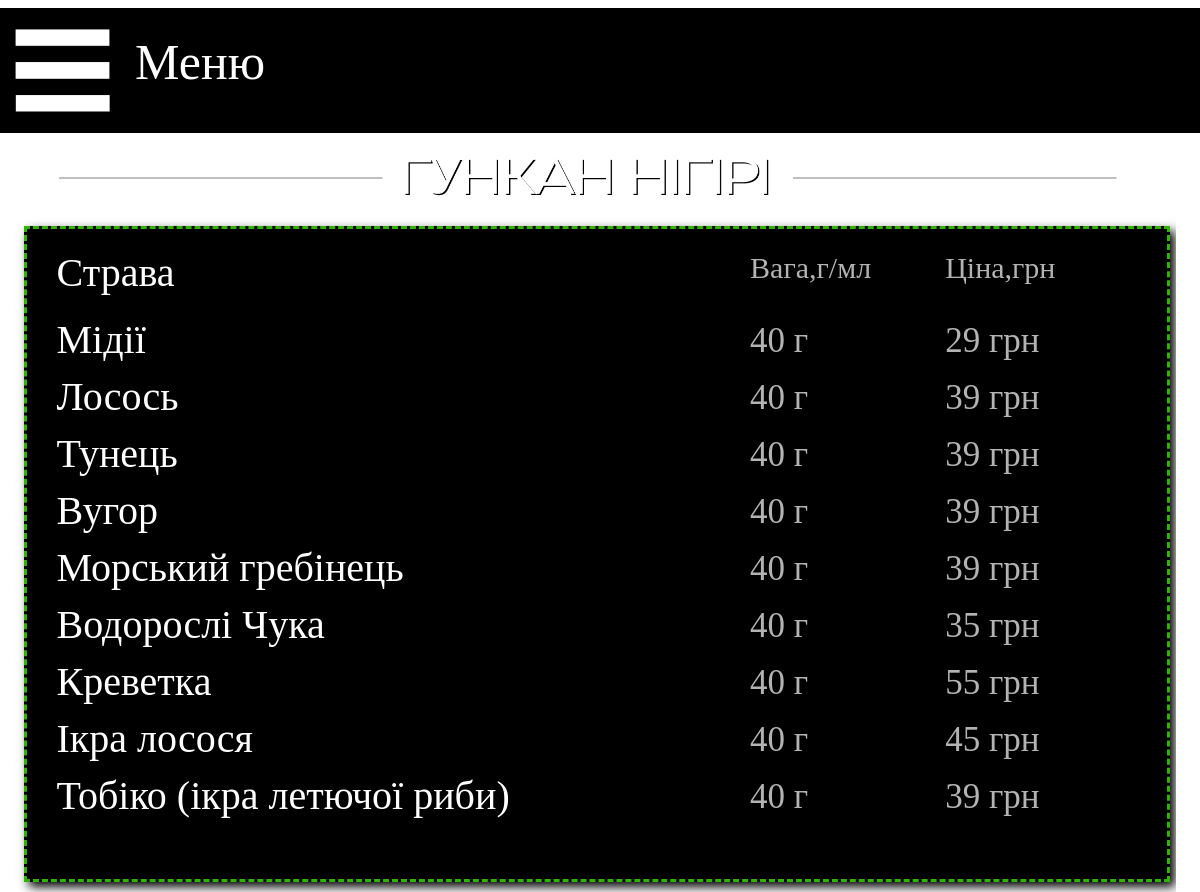
/gunkan_nigiri, run on the app's committed database.
### main/models.py (models this page shows, shortened)
class Menu_gunkan(models.Model):
    name = models.CharField('Название', max_length=40)
    weight = models.CharField('Вес', max_length=10)
    spec = models.CharField('Состав', max_length=200, blank=True)
    price = models.CharField('Цена', max_length=10)
    image = models.ImageField(upload_to="sushi", default='sushi/empty.png')
    class Meta:
        verbose_name = 'Гункан'
        verbose_name_plural = 'Гункан'

### main/views.py (the view)
# urls.py: path('gunkan_nigiri', views.sushi_gunkan, name='gunkan'),
def sushi_gunkan(request):
    dish = Menu_gunkan.objects.all()
    n1 = sushi_news.objects.all()
    return render(request, 'main/sushi_Gunkan_nigiri.html', {'Menu': dish, 'news': n1})

### main/templates/main/sushi_Gunkan_nigiri.html (shortened to what this page needs)
{% extends 'main/base_sushi.html' %}
{% load static %}
{% block content_top %}
<div class="content_top">
    <img src="{% static 'img/content_top/gunkan.png' %}" width="100%" height="100%">
</div>
{% endblock %}
{% block content2 %}
<div class="menu_list">
    <div class="menu_list_in">
        <div style="width: 100%; float: left">
            <div class="menu_list_head_name">Страва</div>
            <div class="menu_list_head_price">Цiна,грн</div>
            <div class="menu_list_head_weight">Вага,г/мл</div>
        </div>
        {% for el in Menu %}
        <div style="width: 100%; float: left">
            <div class="menu_list_name">{{el.name}}</div>
            <div class="menu_list_price">{{el.price}}</div>
            <div class="menu_list_weight">{{el.weight}}</div>
        </div>
        {% endfor %}
    </div>
</div>
{% endblock %}

### main/static/css/style1.css (style rules this page uses)
.body { background-image: url(storage/back1_1.png); background-size: 100%; margin-right: auto; margin-left: auto; }
.menu_list { float: left; width: 97%; height: auto; background-color: black; border: 3px dashed #2db500; box-shadow: 5px 5px 10px black; }
.menu_list_in { float: left; width: 95%; height: auto; margin-left: 30px; margin-top: 20px; margin-right: 20px; margin-bottom: 60px; }
.menu_list_head_name { width: 76%; float: left; font-family: Eastman; color: white; font-size: 20px; margin-bottom: 10px; }
.menu_list_head_weight { margin-top: 2px; width: 12%; float: right; font-family: Eastman; color: white; font-size: 15px; opacity: 70%; margin-bottom: 10px; }
.menu_list_head_price { margin-top: 2px; width: 12%; float: right; font-family: Eastman; color: white; font-size: 15px; opacity: 70%; margin-bottom: 10px; }
.menu_list_name { width: 76%; float: left; font-family: Eastman; color: white; font-size: 20px; margin-top: 10px; }
.menu_list_weight { width: 12%; float: right; font-family: Eastman; color: white; font-size: 15px; opacity: 70%; margin-top: 15px; }
.menu_list_price { width: 12%; float: right; font-family: Eastman; color: white; font-size: 15px; opacity: 70%; margin-top: 15px; }
.content_top { margin-left: 5%; margin-top: 0.75%; width: 90%; height: 13.5%; }

### main/static/css/adaptive.css (style rules this page uses)
@media only screen and (max-width: 1200px) { .body { background-image: url(storage/back_sushi.png); } }
@media only screen and (max-width: 1200px) { .content_top { margin-top: 100px; height: 100px; } }
@media only screen and (max-width: 1200px) { .menu_list_head_name { font-size: 40px; width: 50%; } }
@media only screen and (max-width: 1200px) { .menu_list_head_weight { font-size: 30px; width: 18%; } }
@media only screen and (max-width: 1200px) { .menu_list_head_price { font-size: 30px; width: 18%; } }
@media only screen and (max-width: 1200px) { .menu_list_name { font-size: 40px; width: 60%; } }
@media only screen and (max-width: 1200px) { .menu_list_weight { font-size: 35px; width: 18%; } }
@media only screen and (max-width: 1200px) { .menu_list_price { font-size: 35px; width: 18%; } }

### data on the page
Menu_gunkan: name "Мідії", price "29 грн", weight "40 г"
Menu_gunkan: name "Лосось", price "39 грн", weight "40 г"
Menu_gunkan: name "Тунець", price "39 грн", weight "40 г"
Menu_gunkan: name "Вугор", price "39 грн", weight "40 г"
Menu_gunkan: name "Морський гребiнець", price "39 грн", weight "40 г"
Menu_gunkan: name "Водорослі Чука", price "35 грн", weight "40 г"
Menu_gunkan: name "Креветка", price "55 грн", weight "40 г"
Menu_gunkan: name "Ікра лосося", price "45 грн", weight "40 г"
Menu_gunkan: name "Тобіко (ікра летючої риби)", price "39 грн", weight "40 г"
